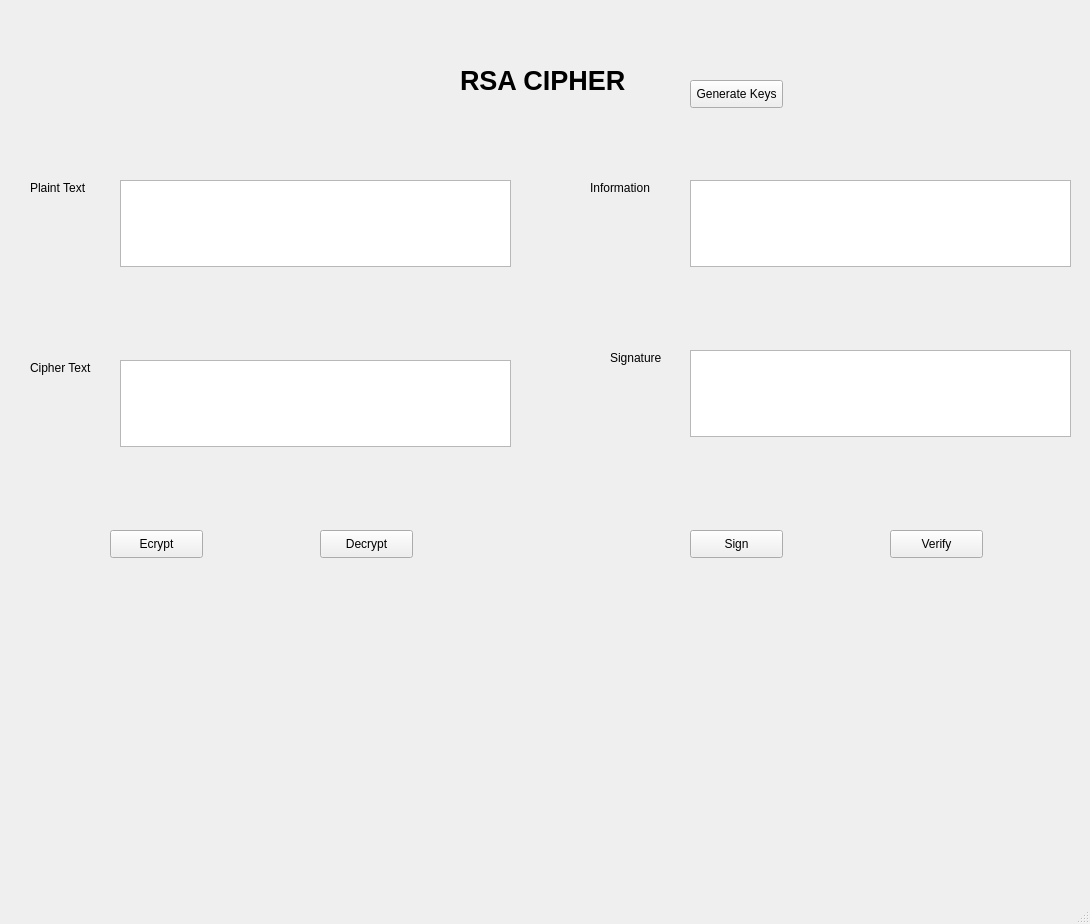
<?xml version="1.0" encoding="UTF-8"?>
<ui version="4.0">
 <class>MainWindow</class>
 <widget class="QMainWindow" name="MainWindow">
  <property name="geometry">
   <rect>
    <x>0</x>
    <y>0</y>
    <width>1090</width>
    <height>924</height>
   </rect>
  </property>
  <property name="windowTitle">
   <string>MainWindow</string>
  </property>
  <widget class="QWidget" name="centralwidget">
   <widget class="QLabel" name="label">
    <property name="geometry">
     <rect>
      <x>460</x>
      <y>60</y>
      <width>221</width>
      <height>41</height>
     </rect>
    </property>
    <property name="font">
     <font>
      <pointsize>20</pointsize>
      <weight>75</weight>
      <bold>true</bold>
     </font>
    </property>
    <property name="text">
     <string>RSA CIPHER</string>
    </property>
   </widget>
   <widget class="QLabel" name="label_2">
    <property name="geometry">
     <rect>
      <x>30</x>
      <y>180</y>
      <width>71</width>
      <height>16</height>
     </rect>
    </property>
    <property name="text">
     <string>Plaint Text</string>
    </property>
   </widget>
   <widget class="QLabel" name="label_3">
    <property name="geometry">
     <rect>
      <x>30</x>
      <y>360</y>
      <width>71</width>
      <height>16</height>
     </rect>
    </property>
    <property name="text">
     <string>Cipher Text</string>
    </property>
   </widget>
   <widget class="QLabel" name="label_4">
    <property name="geometry">
     <rect>
      <x>590</x>
      <y>180</y>
      <width>91</width>
      <height>16</height>
     </rect>
    </property>
    <property name="text">
     <string>Information</string>
    </property>
   </widget>
   <widget class="QLabel" name="label_5">
    <property name="geometry">
     <rect>
      <x>610</x>
      <y>350</y>
      <width>55</width>
      <height>16</height>
     </rect>
    </property>
    <property name="text">
     <string>Signature</string>
    </property>
   </widget>
   <widget class="QTextEdit" name="txt_plain_text">
    <property name="geometry">
     <rect>
      <x>120</x>
      <y>180</y>
      <width>391</width>
      <height>87</height>
     </rect>
    </property>
   </widget>
   <widget class="QTextEdit" name="txt_cipher_text">
    <property name="geometry">
     <rect>
      <x>120</x>
      <y>360</y>
      <width>391</width>
      <height>87</height>
     </rect>
    </property>
   </widget>
   <widget class="QTextEdit" name="txt_info">
    <property name="geometry">
     <rect>
      <x>690</x>
      <y>180</y>
      <width>381</width>
      <height>87</height>
     </rect>
    </property>
   </widget>
   <widget class="QTextEdit" name="txt_sign">
    <property name="geometry">
     <rect>
      <x>690</x>
      <y>350</y>
      <width>381</width>
      <height>87</height>
     </rect>
    </property>
   </widget>
   <widget class="QPushButton" name="btn_gen_keys">
    <property name="geometry">
     <rect>
      <x>690</x>
      <y>80</y>
      <width>93</width>
      <height>28</height>
     </rect>
    </property>
    <property name="text">
     <string>Generate Keys</string>
    </property>
   </widget>
   <widget class="QPushButton" name="btn_encrypt">
    <property name="geometry">
     <rect>
      <x>110</x>
      <y>530</y>
      <width>93</width>
      <height>28</height>
     </rect>
    </property>
    <property name="text">
     <string>Ecrypt</string>
    </property>
   </widget>
   <widget class="QPushButton" name="btn_decrypt">
    <property name="geometry">
     <rect>
      <x>320</x>
      <y>530</y>
      <width>93</width>
      <height>28</height>
     </rect>
    </property>
    <property name="text">
     <string>Decrypt</string>
    </property>
   </widget>
   <widget class="QPushButton" name="btn_sign">
    <property name="geometry">
     <rect>
      <x>690</x>
      <y>530</y>
      <width>93</width>
      <height>28</height>
     </rect>
    </property>
    <property name="text">
     <string>Sign</string>
    </property>
   </widget>
   <widget class="QPushButton" name="btn_verify">
    <property name="geometry">
     <rect>
      <x>890</x>
      <y>530</y>
      <width>93</width>
      <height>28</height>
     </rect>
    </property>
    <property name="text">
     <string>Verify</string>
    </property>
   </widget>
  </widget>
  <widget class="QMenuBar" name="menubar">
   <property name="geometry">
    <rect>
     <x>0</x>
     <y>0</y>
     <width>1090</width>
     <height>26</height>
    </rect>
   </property>
  </widget>
  <widget class="QStatusBar" name="statusbar"/>
 </widget>
 <resources/>
 <connections/>
</ui>
